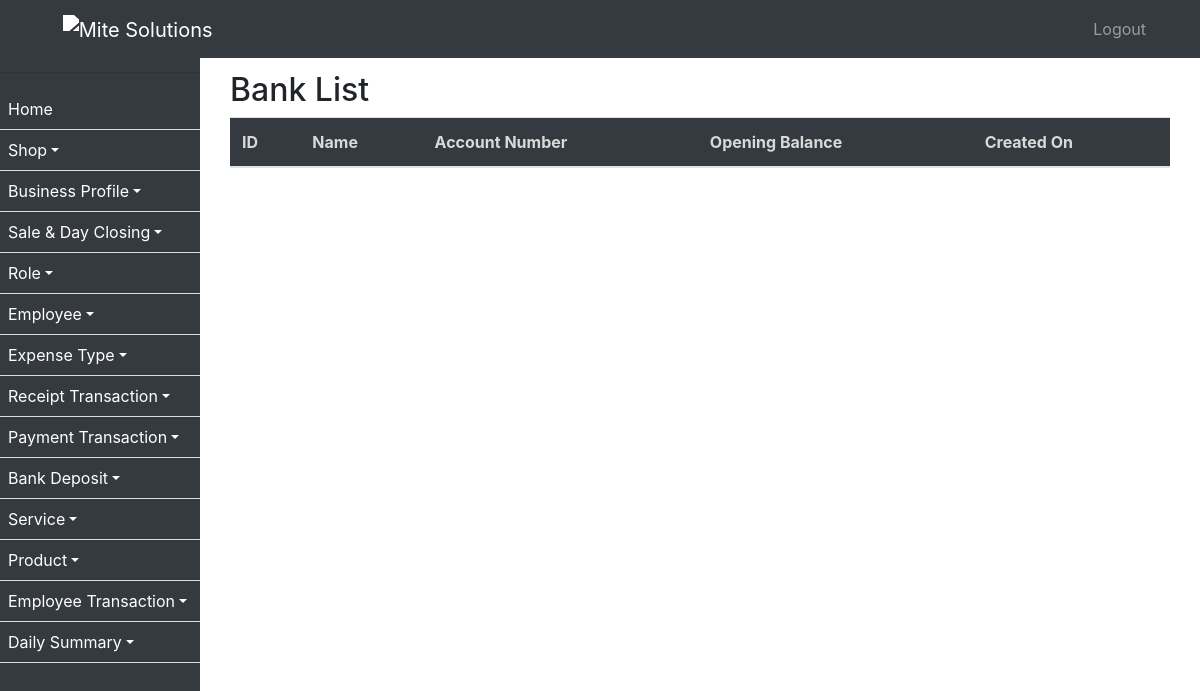
Before: /banks/ with the older database file.
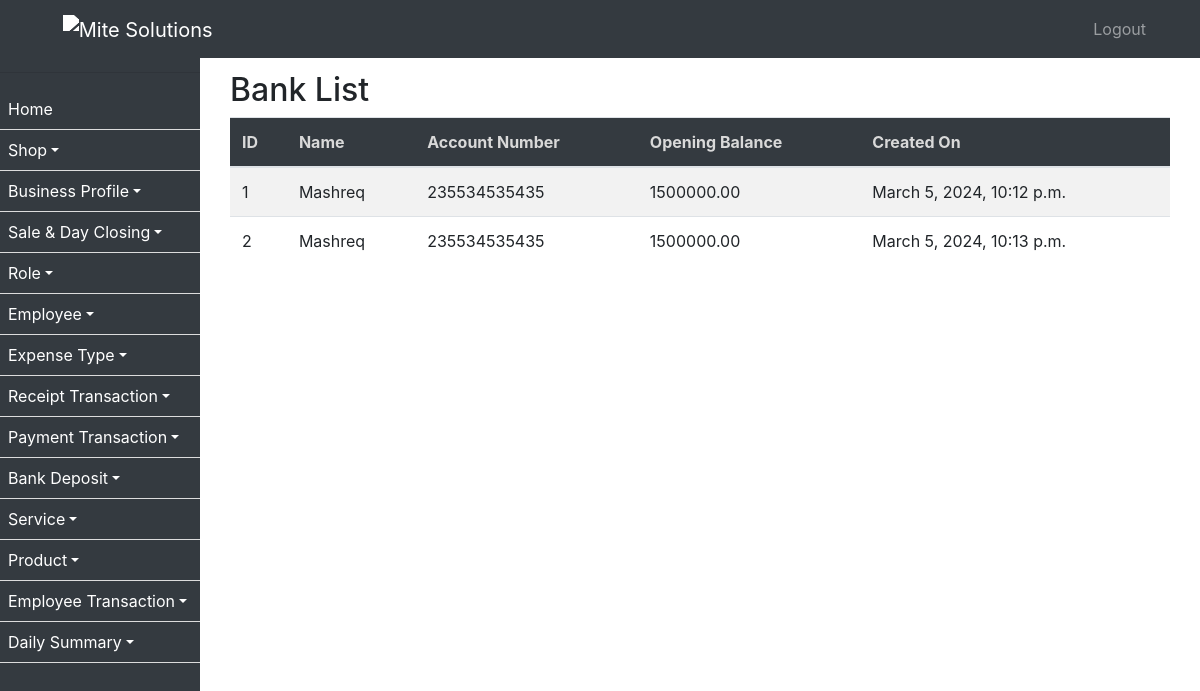
After: the same page with the newer database file.
### ezshopapp/models.py (models this page shows, shortened)
class Bank(models.Model):
    name = models.CharField(max_length=255)
    account_number = models.CharField(max_length=50)
    opening_balance = models.DecimalField(max_digits=10, decimal_places=2)
    created_on = models.DateTimeField(auto_now_add=True, null=True)

### ezshopapp/views.py (the view)
# urls.py: path('banks/', BankListView.as_view(), name='bank_list'),
class BankListView(ListView):
    model = Bank
    template_name = 'bank_list.html'

### ezshopapp/templates/bank_list.html
{% extends 'base.html' %}
{% block content %}
<div class="container">
  <h2>Bank List</h2>
  <table class="table table-striped">
    <thead>
      <tr>
        <th>ID</th>
        <th>Name</th>
        <th>Account Number</th>
        <th>Opening Balance</th>
        <th>Created On</th>
      </tr>
    </thead>
    <tbody>
      {% for bank in object_list %}
      <tr>
        <td>{{ bank.id }}</td>
        <td>{{ bank.name }}</td>
        <td>{{ bank.account_number }}</td>
        <td>{{ bank.opening_balance }}</td>
        <td>{{ bank.created_on }}</td>
      </tr>
      {% endfor %}
    </tbody>
  </table>
</div>
{% endblock %}

Changed rows visible on the page:
added Bank: id "1", name "Mashreq", account_number "235534535435", opening_balance "1500000.00", created_on "March 5, 2024, 10:12 p.m."
added Bank: id "2", name "Mashreq", account_number "235534535435", opening_balance "1500000.00", created_on "March 5, 2024, 10:13 p.m."
